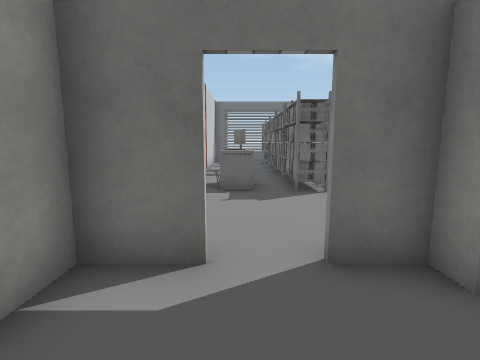
[1] (above)

22 first-person views from a walk through a scene from a Unity 3-D project. The camera is 1.3 m above the floor, tilts 8° down and sees 85° across. The floor is counted in squares, 1 m on a side. Each view is taken from the middle of a square. On the plan, view 1 faces up. The plan holds only what a view shows up to about 13 squares ahead; the rest is blank. The place goes on beyond the plan. Door leaves are left out, so doorways stand open. Some surface patterns are stand-ins.

[2]
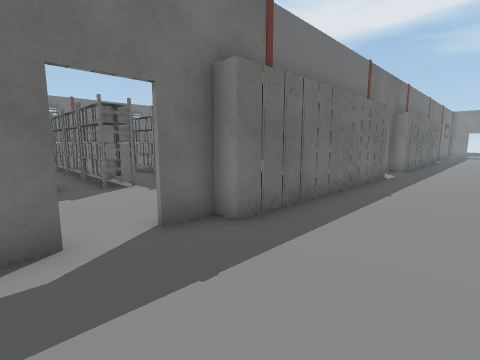

[3]
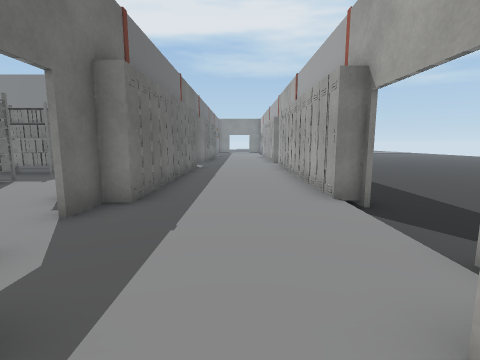

[4]
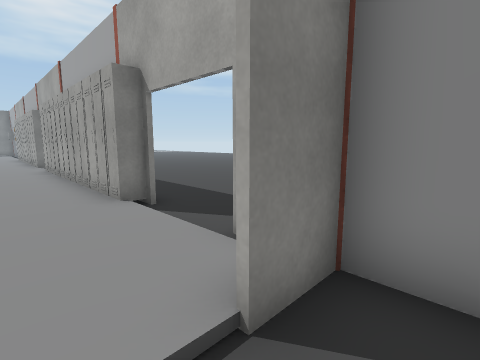

[5]
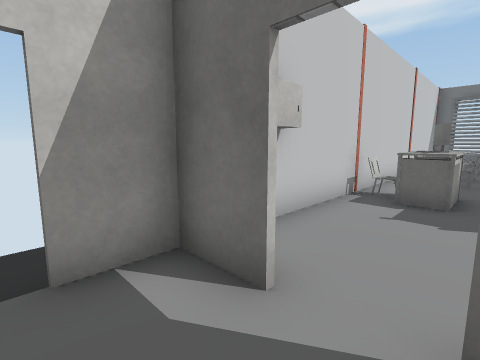

[6]
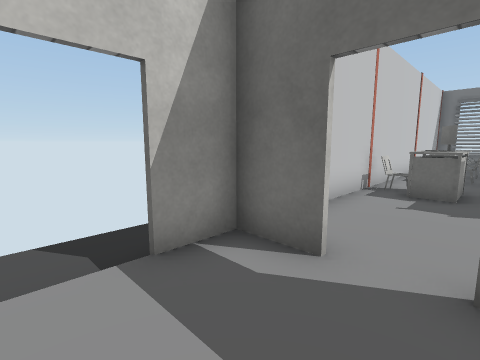

[7]
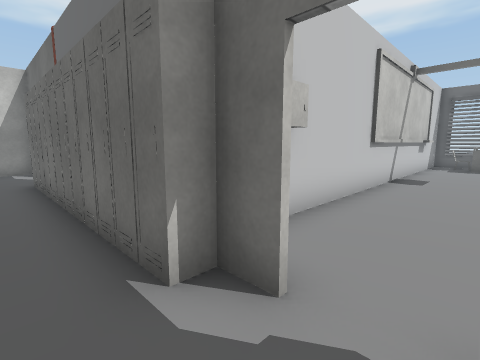

[8]
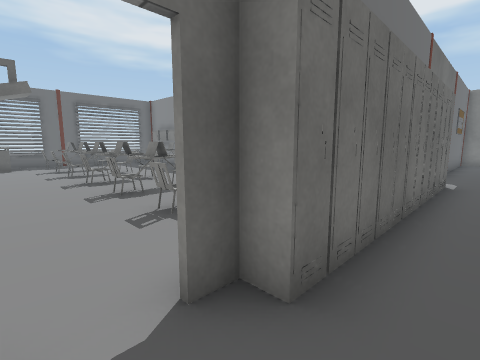

[9]
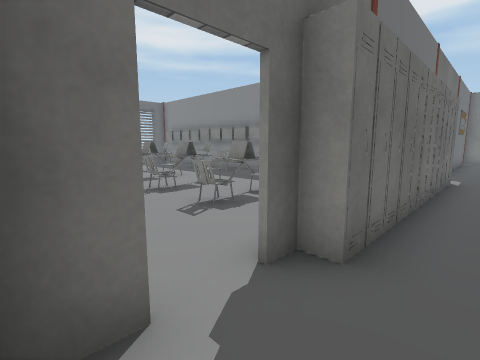

[10]
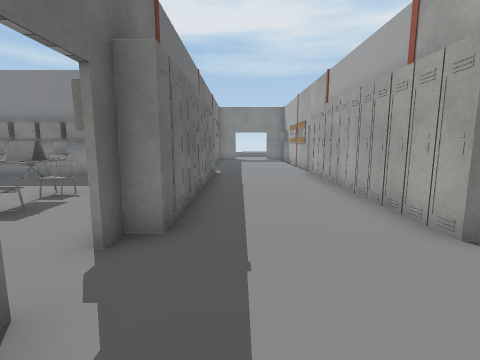

[11]
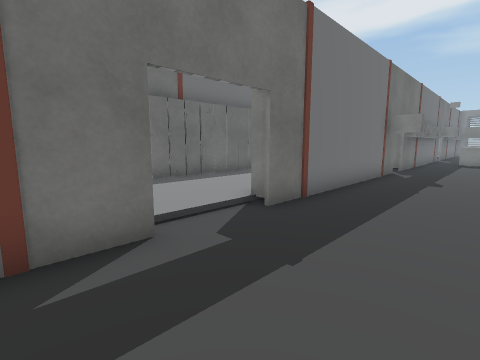

[12]
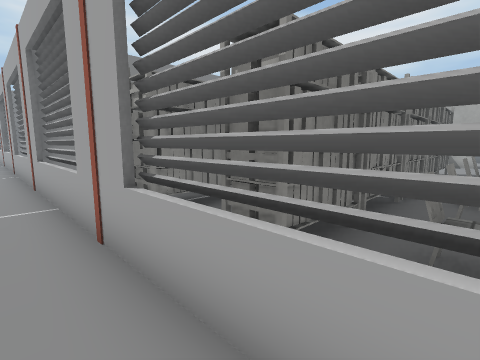

[13]
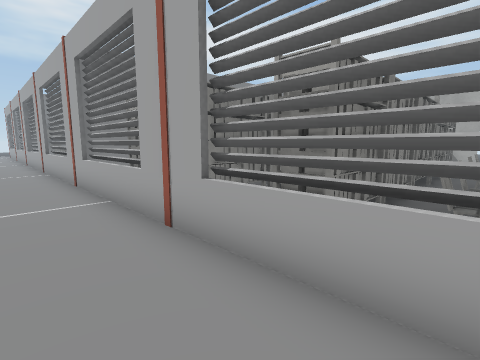

[14]
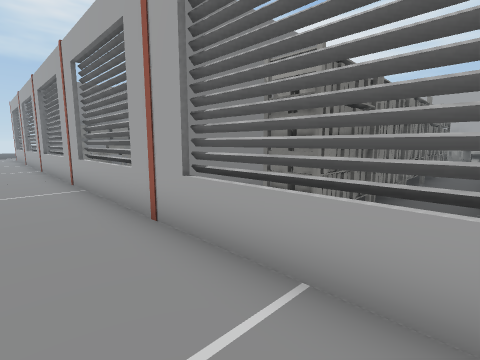

[15]
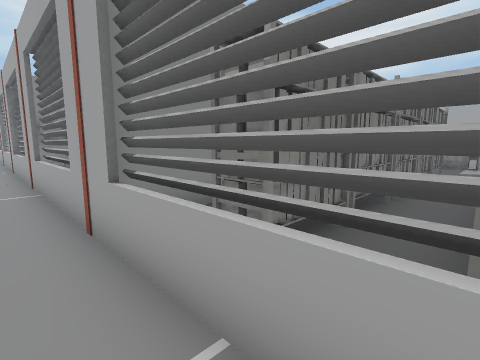

[16]
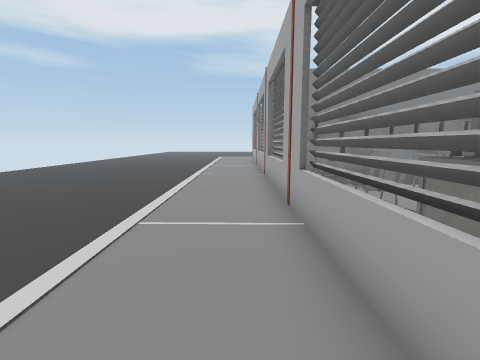

[17]
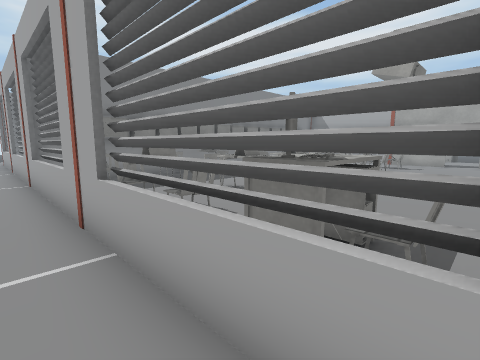

[18]
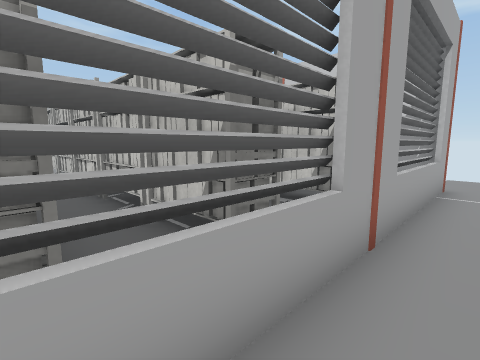

[19]
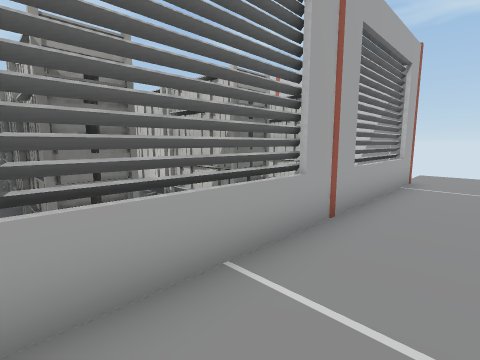

[20]
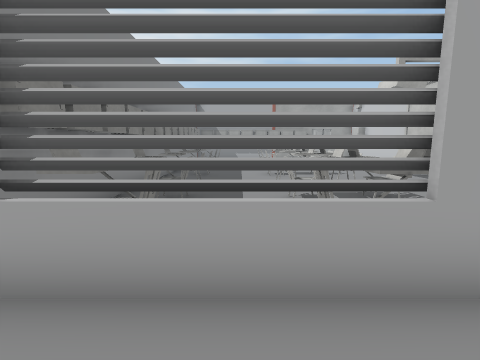

[21]
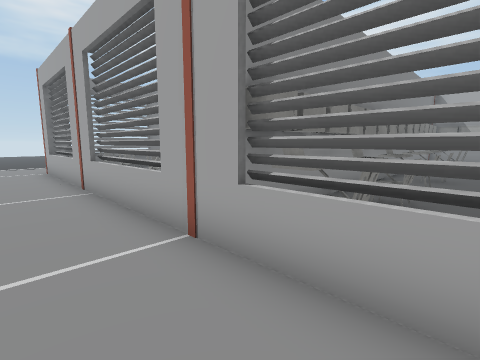

[22]
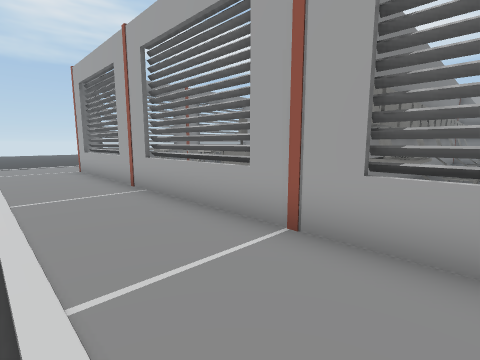

### Floor plan
Points are (right, up) in squares from view 1. A wall is a line through its corners. A room is listed if a view was taken in it or the views show most of it. See-through windows are left out.
Room 1 (views 1, 2, 5, 6, 7, 8, 9, 10, 11)
walls: (12.5, 2.7) (12, 2.7); (10.9, 2.7) (9.9, 2.7); (10.9, -2.7) (2.1, -2.7); (9.2, 15.5) (9.2, 18.8); (2.1, 2.7) (0.9, 2.7); (9.4, 17) (9.4, 4.9); (-0.2, 2.7) (-1.8, 2.7) (-1.8, 1.2); (-0.2, -2.7) (-1.9, -2.7); (-1.8, 18.8) (-1.8, 4.6)
ways out: open door at (-2, 0) to room 2; open door at (0.5, 3); open door at (1, -3); open door at (11.5, -3); open door at (11.5, 3)
objects: locker (-2, 4) to (-1, 5); chair (-1, 8); other object (-1, 11) to (1, 12); other object (-1, 13) to (1, 13); chair (-1, 16) to (0, 17); table (0, 7); computer (0, 8) to (0, 9); chair (0, 15) to (1, 15); rack (1, 7) to (2, 9); rack (1, 10) to (2, 10); rack (1, 11) to (2, 13); rack (1, 14) to (2, 15); rack (1, 16) to (2, 18); locker (2, 2); locker (3, -2); locker (3, 2); locker (4, -2); locker (4, 2); rack (4, 7) to (5, 8); rack (4, 9) to (5, 10); rack (4, 11) to (5, 13); rack (4, 14) to (5, 15); rack (4, 16) to (5, 18); locker (5, -2); locker (5, 2); locker (6, -2); locker (6, 2); other object (6, 3) to (6, 4); locker (7, -2); locker (7, 2); other object (7, 4); rack (7, 7) to (8, 8); rack (7, 9) to (8, 11); rack (7, 11) to (8, 13); rack (7, 14) to (8, 15); rack (7, 16) to (8, 18); locker (8, -2); locker (8, 2); locker (9, -4) to (10, -3); locker (9, -2); locker (9, 2); locker (10, -2); locker (10, 2); chair (10, 17); table (11, 16) to (12, 16); computer (11, 17) to (11, 18); locker (12, -2); computer (12, 17) to (12, 18); other object (13, -3); locker (13, -2); locker (13, 2); locker (13, 3); chair (13, 6); chair (13, 8); chair (13, 13); chair (13, 15); chair (13, 17) to (13, 18); locker (14, -2); locker (14, 2); laptop (14, 8); chair (14, 10); other object (14, 11); locker (15, -2); locker (15, 2); laptop (15, 5) to (15, 6); chair (15, 8) to (16, 8); other object (15, 10) to (16, 11); other object (15, 13); other object (15, 15); laptop (15, 17) to (15, 18); locker (16, -2); locker (16, 2); chair (16, 5) to (16, 6); other object (16, 13); chair (16, 15); chair (16, 17) to (16, 18); locker (17, -2); locker (17, 2); locker (18, -2); locker (18, 2); chair (18, 12) to (19, 13); chair (18, 15); locker (19, -2); locker (19, 2); other object (19, 6); laptop (19, 8); other object (19, 10); other object (19, 11); other object (19, 13); other object (19, 15); laptop (19, 17) to (19, 18); locker (20, -2); locker (20, 2); other object (20, 6); locker (20, 7); locker (20, 8); locker (20, 9) to (20, 10); locker (20, 11); locker (20, 12); locker (20, 13); locker (20, 14); locker (20, 15); locker (20, 16); locker (20, 17) to (20, 18); locker (21, 2); table (23, 17) to (23, 18); other object (24, 16) to (25, 17)
Room 2 (views 3, 4)
walls: (-3, -2.5) (-1.9, -2.5) (-1.9, -1.1)
ways out: open door at (-2, 0) to room 1
Room 3 (views 12, 13, 14, 15, 16, 17, 18, 19, 20, 21, 22)
walls: (-2, 19) (26.5, 19)

Where each view was taken, in squares from view 1:
view 1: 0 up, 0 right, facing up
view 2: 1 down, 1 left, facing up-right
view 3: 0 up, 3 left, facing right
view 4: 0 up, 3 left, facing down-right
view 5: 1 up, 1 right, facing up-left
view 6: 0 up, 1 right, facing up-left
view 7: 1 up, 12 right, facing up-left
view 8: 1 up, 11 right, facing up-right
view 9: 1 up, 10 right, facing up-right
view 10: 1 up, 9 right, facing right
view 11: 6 down, 2 left, facing up-right
view 12: 20 up, 0 right, facing down-right
view 13: 21 up, 0 right, facing down-right
view 14: 21 up, 5 right, facing down-right
view 15: 20 up, 5 right, facing down-right
view 16: 20 up, 9 right, facing right
view 17: 20 up, 10 right, facing down-right
view 18: 20 up, 7 right, facing down-left
view 19: 21 up, 8 right, facing down-left
view 20: 21 up, 17 right, facing down
view 21: 21 up, 17 right, facing down-right
view 22: 22 up, 18 right, facing down-right
